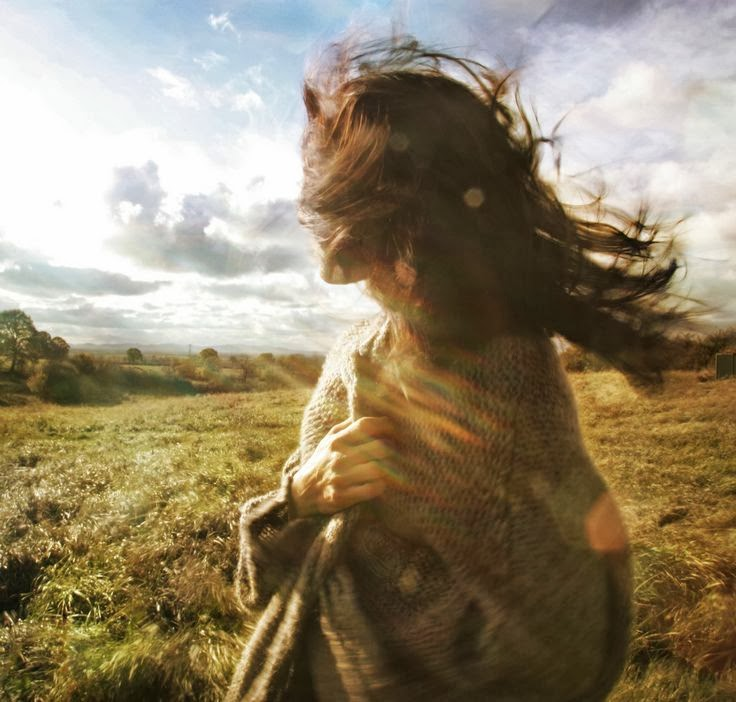
%> input picture image_processing/asset/exp-2/1.jpg, 736 x 702 px
$ octave 2.m   (GNU Octave 9; MATLAB toolbox functions it lacks are replaced by stand-ins)
%> lines starting %> are read from the running program, lines starting %| are printed output that depends on the picture
s=imread('1.jpg');%读入原图像
%> s is the input picture: size 702x736x3 uint8; mean R, G, B 144.8, 131.5, 105.7
i=rgb2gray(s);
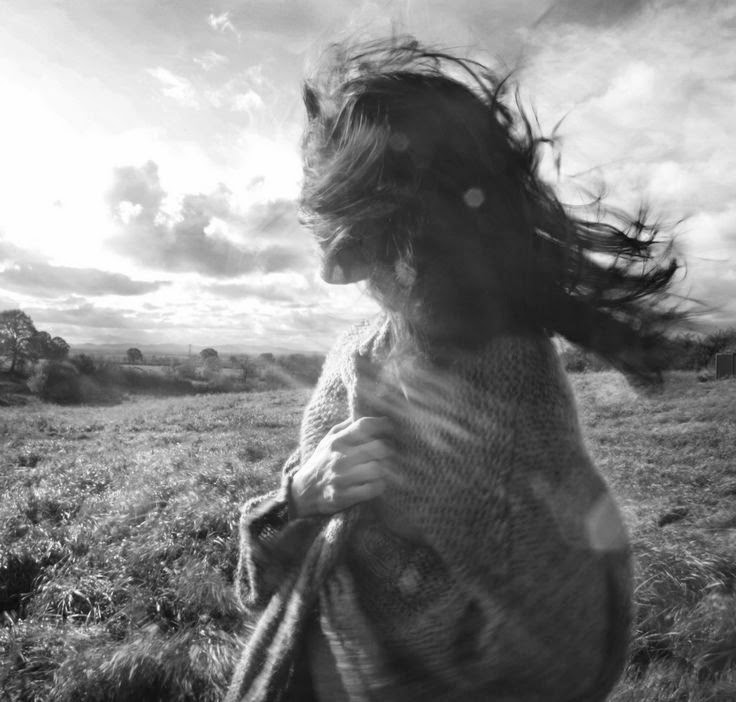
%> i: size 702x736 uint8; min 7, max 255, mean 132.5
i=double(i);
%> i: size 702x736 double
j=fft2(i); %傅里叶变换
k=fftshift(j); % 直流分量移到频谱中心
l=log(abs(k)); %对数变换
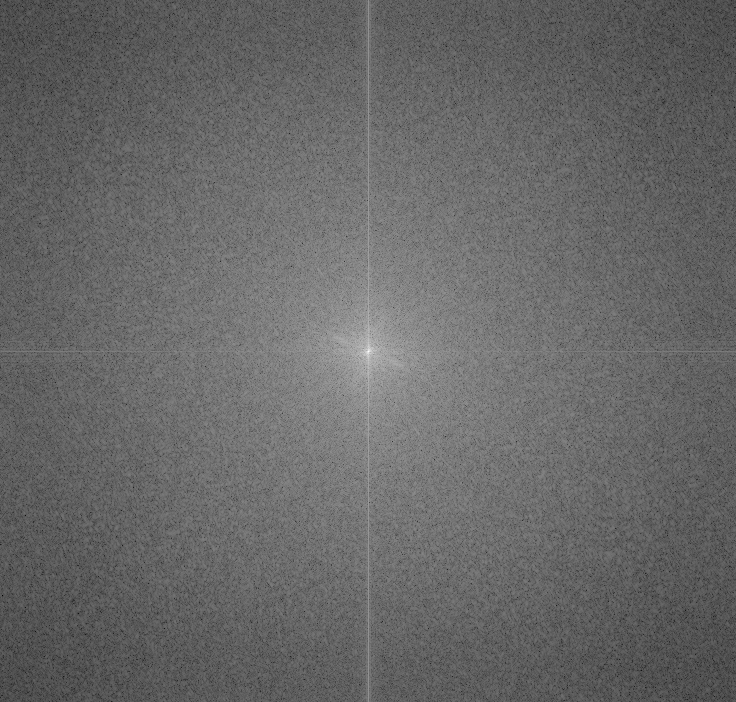
%> l: size 702x736 double; min 1.13, max 18.04, mean 8.01; drawn with min black and max white
m=fftshift(j); %直流分量移到频谱中心
RR=real(m); %取傅里叶变换的实部
II=imag(m); %取傅里叶变换的虚部
A=sqrt(RR.^2+II.^2); %计算频谱府幅值
A=(A-min(min(A)))/(max(max(A)))*255; % 归一化
b=circshift(s,[800 450]); %对图像矩阵 im 中的数据进行移位操作
b=rgb2gray(b);
%> b: size 702x736 uint8
b=double(b);
%> b: size 702x736 double
c=fft2(b); %傅里叶变换
e=fftshift(c); % 直流分量移到频谱中心
l=log(abs(e)); %对数变换
f=fftshift(c); %直流分量移到频谱中心
WW=real(f); %取傅里叶变换的实部 B
ZZ=imag(f); %取傅里叶变换的虚部
B=sqrt(WW.^2+ZZ.^2); %计算频谱府幅值
B=(B-min(min(B)))/(max(max(B)))*255; % 归一化
subplot(2,2,1);imshow(s);title('原图像')
subplot(2,2,2);imshow(uint8(b));;title('平移图像')
subplot(2,2,3);imshow(A);title('离散傅里叶频谱');
%> after `imshow(A)`:
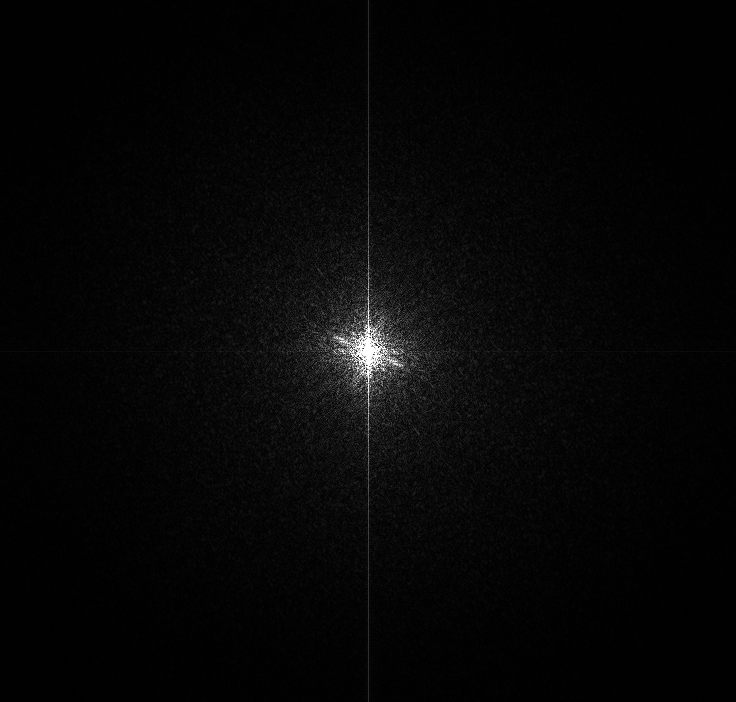
%> displayed picture: size 702x736, on the screen's scale of 0 to 255; min 0, max 255, mean 6.3
subplot(2,2,4);imshow(B);title('平移图像离散傅里叶频谱')

%%%%%%%%%%%%%%%%%%%%%%%%%%%%%%%%%%%%%%%%%%%%%%%%%%%%%%%%%%%%%%%%%%%%%%%%%%%%%%%%

s=imread('1.jpg');%读入原图像
i=rgb2gray(s);
i=double(i);
j=fft2(i); %傅里叶变换
k=fftshift(j); % 直流分量移到频谱中心
l=log(abs(k)); %对数变换
m=fftshift(j); %直流分量移到频谱中心
RR=real(m); %取傅里叶变换的实部
II=imag(m); %取傅里叶变换的虚部
A=sqrt(RR.^2+II.^2); %计算频谱府幅值
A=(A-min(min(A)))/(max(max(A)))*255; % 归一化
b=imrotate(s, -90); %对图像矩阵 im 中的数据进行移位操作
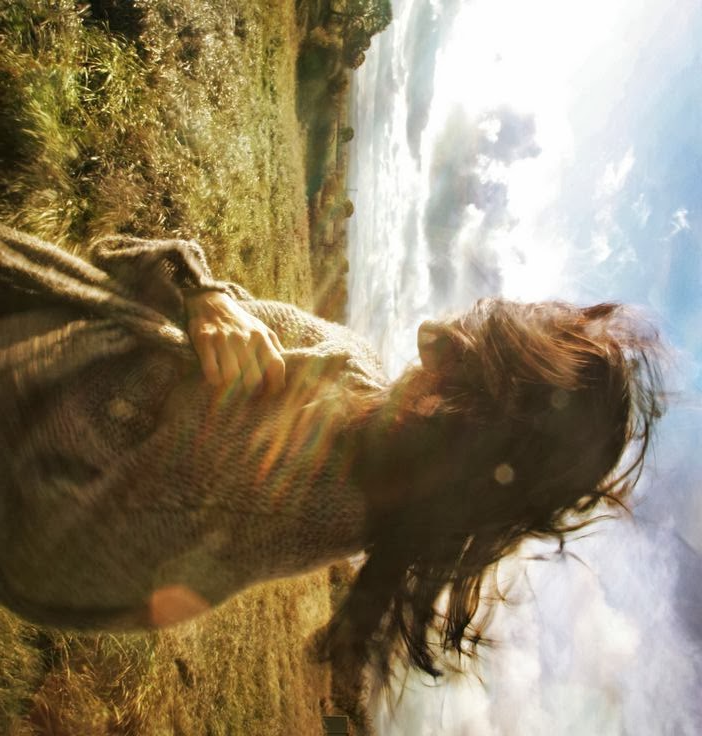
%> b: size 736x702x3 uint8; mean R, G, B 144.8, 131.5, 105.7; mean of the top-left, top-right, bottom-left and bottom-right quarters 101.5, 213.9, 67.2, 126.7
b=rgb2gray(b);
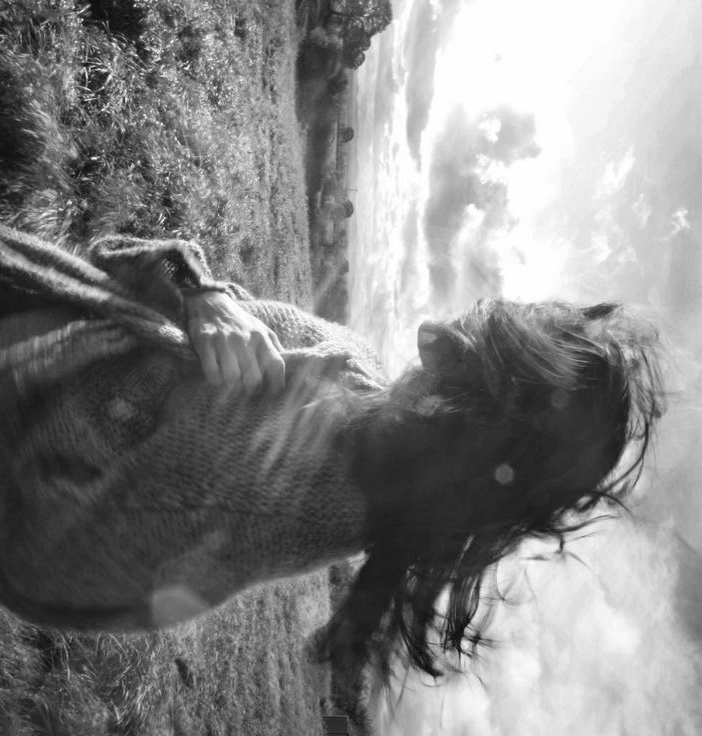
%> b: size 736x702 uint8; min 7, max 255, mean 132.5; mean of the top-left, top-right, bottom-left and bottom-right quarters 112.1, 214.4, 74.7, 128.9
b=double(b);
c=fft2(b); %傅里叶变换
e=fftshift(c); % 直流分量移到频谱中心
l=log(abs(e)); %对数变换
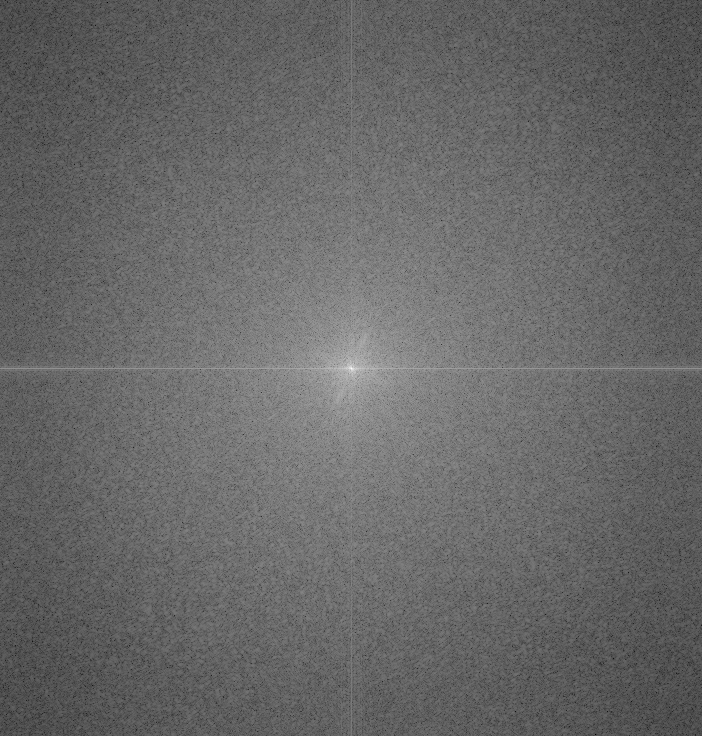
%> l: size 736x702 double; min 1.13, max 18.04, mean 8.01; mean of the top-left, top-right, bottom-left and bottom-right quarters 7.97, 8.04, 8.05, 7.99; drawn with min black and max white
f=fftshift(c); %直流分量移到频谱中心
WW=real(f); %取傅里叶变换的实部 B
%> WW: size 736x702 double
ZZ=imag(f); %取傅里叶变换的虚部
%> ZZ: size 736x702 double
B=sqrt(WW.^2+ZZ.^2); %计算频谱府幅值
%> B: size 736x702 double
B=(B-min(min(B)))/(max(max(B)))*255; % 归一化
subplot(2,2,1);imshow(s);title('原图像')
subplot(2,2,2);imshow(uint8(b));title('旋转图像')
subplot(2,2,3);imshow(A);title('离散傅里叶频谱');
subplot(2,2,4);imshow(B);title('平移图像离散傅里叶频谱')
%> after `imshow(B)`:
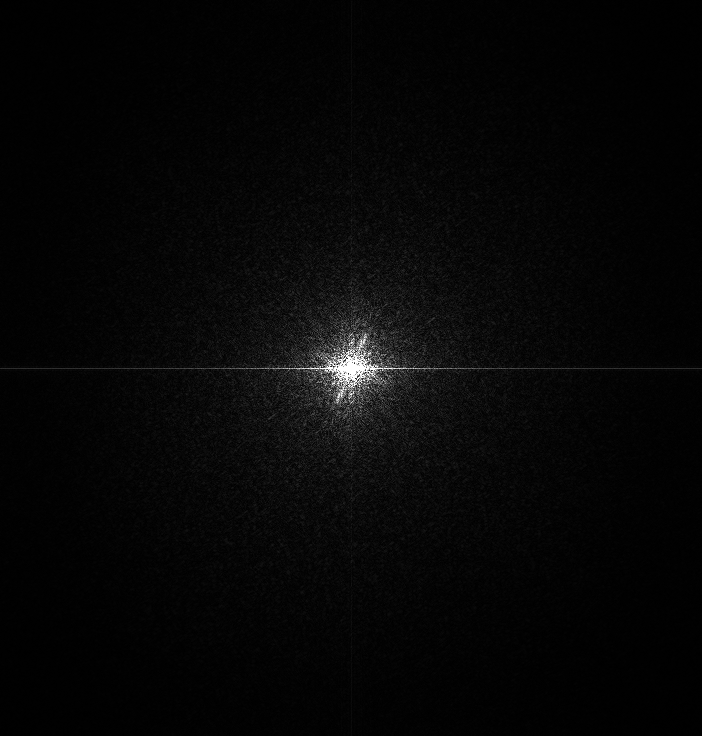
%> displayed picture: size 736x702, on the screen's scale of 0 to 255; min 0, max 255, mean 6.3; mean of the top-left, top-right, bottom-left and bottom-right quarters 5.9, 6.4, 6.6, 6.2

$ run again, with image_processing/asset/exp-2/electric.jpg copied over image_processing/asset/exp-2/1.jpg
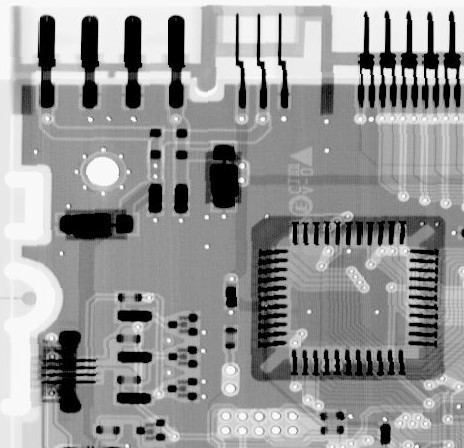
%> input picture image_processing/asset/exp-2/electric.jpg, 464 x 448 px
%> s is the input picture: size 448x464x3 uint8; min 0, max 255, mean 150.8
%> `l=log(abs(e));`:
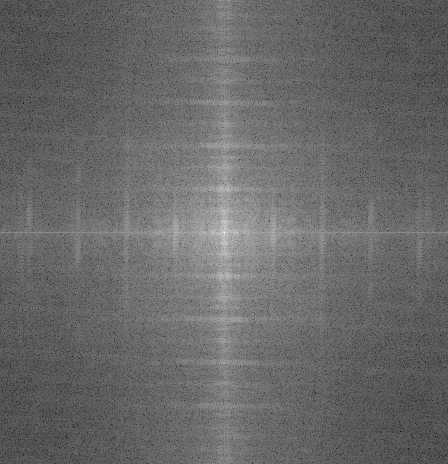
%> l: size 464x448 double; min 1.36, max 17.26, mean 7.91; mean of the top-left, top-right, bottom-left and bottom-right quarters 7.9, 7.9, 7.9, 7.93; drawn with min black and max white
%> `imshow(B)`:
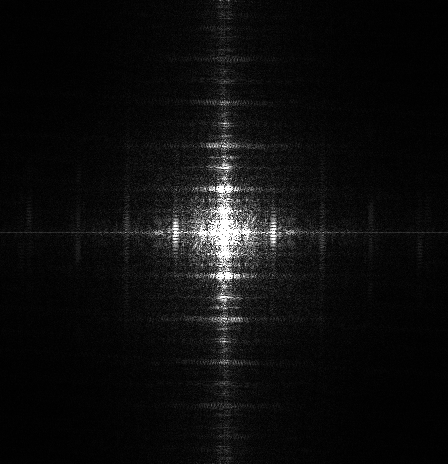
%> displayed picture: size 464x448, on the screen's scale of 0 to 255; min 0, max 255, mean 13.7; mean of the top-left, top-right, bottom-left and bottom-right quarters 13.5, 13.5, 13.4, 14.3
